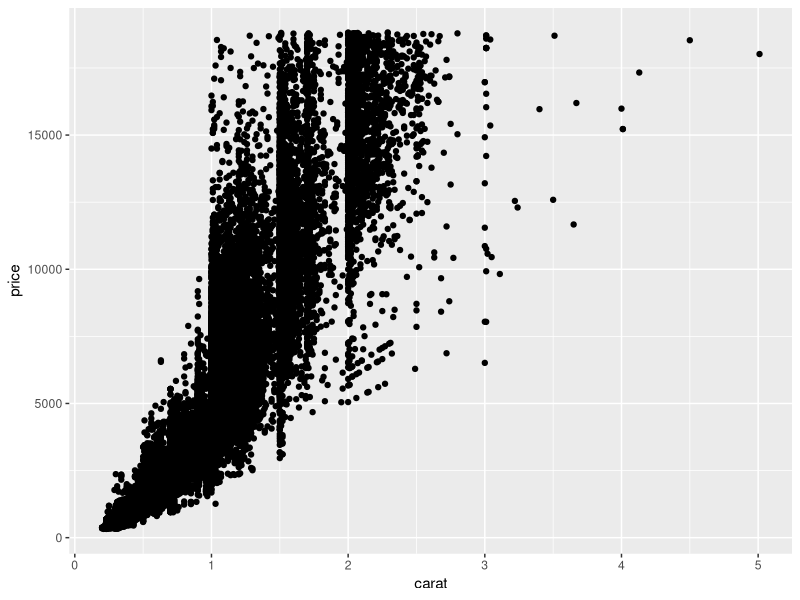
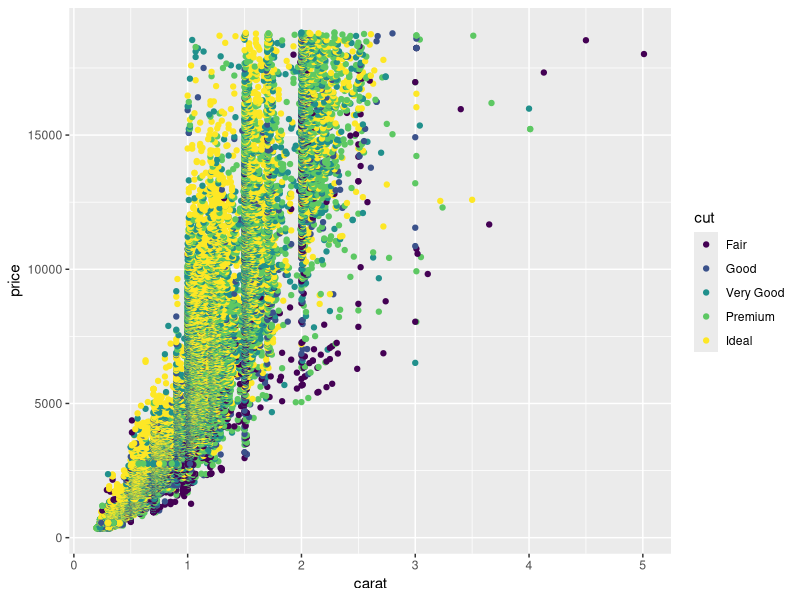
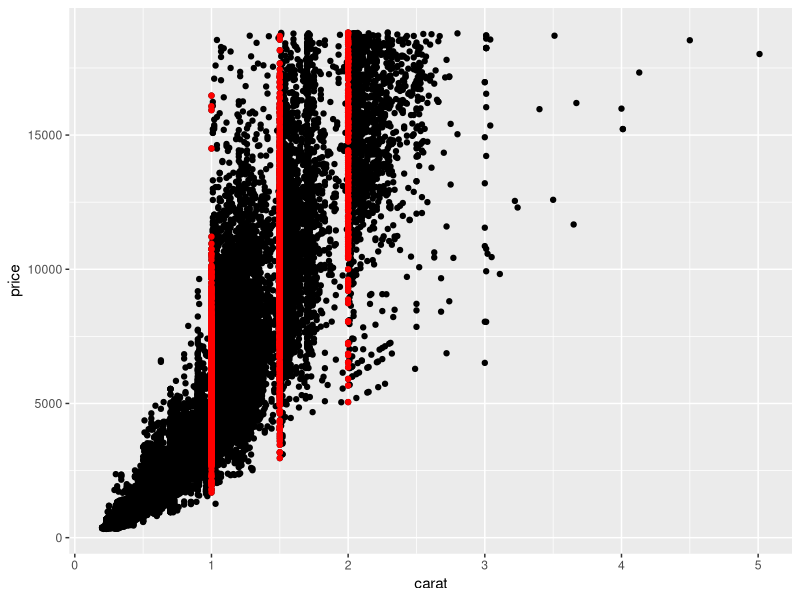

Generate these figures, in order, with R:
## ---- chunk 1
library(tidyverse)
## ---- chunk 2
ggplot(diamonds) +
  geom_point(aes(x = carat, y = price))
## ---- chunk 3
ggplot(diamonds) +
  geom_point(aes(x = carat, y = price, color = cut))
## ---- chunk 4
diamonds_f <- diamonds %>%
  filter(
    carat %in% c(1.00, 1.50, 2.00)
  )

ggplot() +
  geom_point(diamonds, mapping = aes(x = carat, y = price)) +
  geom_point(diamonds_f, mapping = aes(x = carat, y = price), color = "red")
